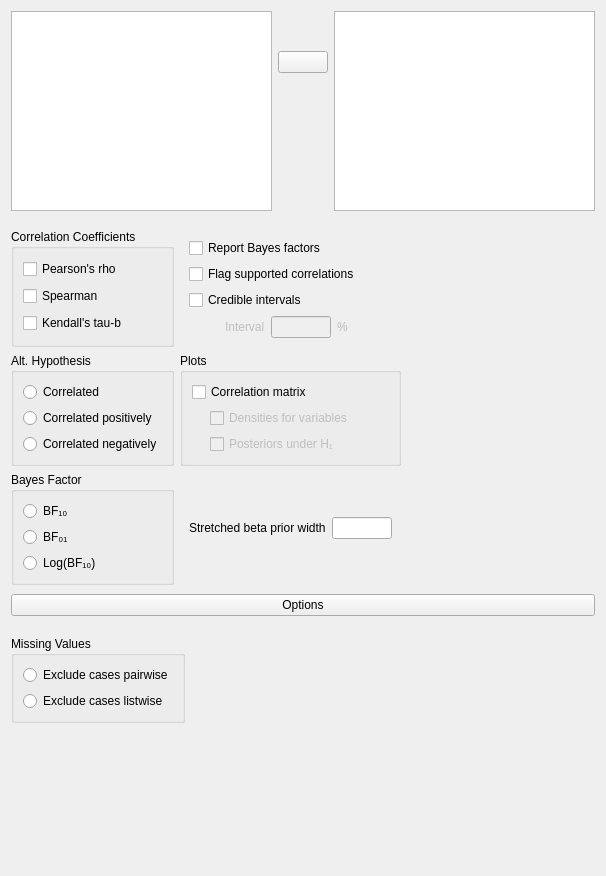
<?xml version="1.0" encoding="UTF-8"?>
<ui version="4.0">
 <class>CorrelationBayesianForm</class>
 <widget class="QWidget" name="CorrelationBayesianForm">
  <property name="geometry">
   <rect>
    <x>0</x>
    <y>0</y>
    <width>606</width>
    <height>876</height>
   </rect>
  </property>
  <property name="sizePolicy">
   <sizepolicy hsizetype="Fixed" vsizetype="Preferred">
    <horstretch>0</horstretch>
    <verstretch>0</verstretch>
   </sizepolicy>
  </property>
  <property name="windowTitle">
   <string>Form</string>
  </property>
  <layout class="QGridLayout" name="gridLayout_10">
   <property name="verticalSpacing">
    <number>0</number>
   </property>
   <item row="0" column="0">
    <widget class="QWidget" name="topWidget" native="true">
     <property name="sizePolicy">
      <sizepolicy hsizetype="Preferred" vsizetype="Fixed">
       <horstretch>0</horstretch>
       <verstretch>0</verstretch>
      </sizepolicy>
     </property>
     <layout class="QGridLayout" name="gridLayout_7">
      <property name="leftMargin">
       <number>0</number>
      </property>
      <property name="topMargin">
       <number>0</number>
      </property>
      <property name="rightMargin">
       <number>0</number>
      </property>
      <property name="verticalSpacing">
       <number>0</number>
      </property>
      <item row="3" column="1">
       <spacer name="verticalSpacer">
        <property name="orientation">
         <enum>Qt::Vertical</enum>
        </property>
        <property name="sizeHint" stdset="0">
         <size>
          <width>20</width>
          <height>40</height>
         </size>
        </property>
       </spacer>
      </item>
      <item row="0" column="2" rowspan="4">
       <widget class="BoundListView" name="variables">
        <property name="sizePolicy">
         <sizepolicy hsizetype="Expanding" vsizetype="Fixed">
          <horstretch>0</horstretch>
          <verstretch>0</verstretch>
         </sizepolicy>
        </property>
        <property name="minimumSize">
         <size>
          <width>0</width>
          <height>200</height>
         </size>
        </property>
        <property name="maximumSize">
         <size>
          <width>16777215</width>
          <height>200</height>
         </size>
        </property>
       </widget>
      </item>
      <item row="2" column="1">
       <widget class="AssignButton" name="assignButton">
        <property name="sizePolicy">
         <sizepolicy hsizetype="Fixed" vsizetype="Fixed">
          <horstretch>0</horstretch>
          <verstretch>0</verstretch>
         </sizepolicy>
        </property>
        <property name="minimumSize">
         <size>
          <width>50</width>
          <height>0</height>
         </size>
        </property>
        <property name="maximumSize">
         <size>
          <width>50</width>
          <height>16777215</height>
         </size>
        </property>
        <property name="text">
         <string/>
        </property>
       </widget>
      </item>
      <item row="0" column="0" rowspan="4">
       <widget class="AvailableFieldsListView" name="availableVariables">
        <property name="sizePolicy">
         <sizepolicy hsizetype="Expanding" vsizetype="Fixed">
          <horstretch>0</horstretch>
          <verstretch>0</verstretch>
         </sizepolicy>
        </property>
        <property name="minimumSize">
         <size>
          <width>0</width>
          <height>200</height>
         </size>
        </property>
        <property name="maximumSize">
         <size>
          <width>16777215</width>
          <height>200</height>
         </size>
        </property>
       </widget>
      </item>
      <item row="1" column="1">
       <spacer name="verticalSpacer_2">
        <property name="orientation">
         <enum>Qt::Vertical</enum>
        </property>
        <property name="sizeType">
         <enum>QSizePolicy::Fixed</enum>
        </property>
        <property name="sizeHint" stdset="0">
         <size>
          <width>20</width>
          <height>40</height>
         </size>
        </property>
       </spacer>
      </item>
     </layout>
    </widget>
   </item>
   <item row="1" column="0">
    <widget class="QWidget" name="optionsWidget" native="true">
     <property name="sizePolicy">
      <sizepolicy hsizetype="Fixed" vsizetype="Preferred">
       <horstretch>0</horstretch>
       <verstretch>0</verstretch>
      </sizepolicy>
     </property>
     <layout class="QGridLayout" name="gridLayout">
      <property name="leftMargin">
       <number>0</number>
      </property>
      <property name="rightMargin">
       <number>0</number>
      </property>
      <property name="bottomMargin">
       <number>0</number>
      </property>
      <item row="0" column="0">
       <widget class="QWidget" name="widget_3" native="true">
        <property name="sizePolicy">
         <sizepolicy hsizetype="Fixed" vsizetype="Preferred">
          <horstretch>0</horstretch>
          <verstretch>0</verstretch>
         </sizepolicy>
        </property>
        <layout class="QGridLayout" name="gridLayout_11">
         <property name="leftMargin">
          <number>0</number>
         </property>
         <property name="topMargin">
          <number>0</number>
         </property>
         <property name="rightMargin">
          <number>0</number>
         </property>
         <property name="bottomMargin">
          <number>0</number>
         </property>
         <item row="0" column="0">
          <widget class="GroupBox" name="groupBox_3">
           <property name="title">
            <string>Correlation Coefficients</string>
           </property>
           <layout class="QGridLayout" name="gridLayout_6">
            <item row="2" column="0">
             <widget class="BoundCheckBox" name="spearman">
              <property name="text">
               <string>Spearman</string>
              </property>
             </widget>
            </item>
            <item row="0" column="0">
             <widget class="BoundCheckBox" name="pearson">
              <property name="text">
               <string>Pearson's rho</string>
              </property>
             </widget>
            </item>
            <item row="3" column="0">
             <widget class="BoundCheckBox" name="kendallsTauB">
              <property name="text">
               <string>Kendall's tau-b</string>
              </property>
             </widget>
            </item>
           </layout>
          </widget>
         </item>
         <item row="0" column="1">
          <widget class="QWidget" name="widget_7" native="true">
           <layout class="QGridLayout" name="gridLayout_5">
            <property name="leftMargin">
             <number>9</number>
            </property>
            <item row="4" column="1">
             <widget class="QWidget" name="ciValueContainer" native="true">
              <property name="enabled">
               <bool>false</bool>
              </property>
              <layout class="QGridLayout" name="gridLayout_4">
               <property name="leftMargin">
                <number>0</number>
               </property>
               <property name="topMargin">
                <number>0</number>
               </property>
               <property name="rightMargin">
                <number>0</number>
               </property>
               <property name="bottomMargin">
                <number>0</number>
               </property>
               <item row="0" column="0">
                <widget class="QWidget" name="widget_8" native="true">
                 <property name="minimumSize">
                  <size>
                   <width>30</width>
                   <height>0</height>
                  </size>
                 </property>
                </widget>
               </item>
               <item row="0" column="3">
                <widget class="QLabel" name="label_2">
                 <property name="text">
                  <string>%</string>
                 </property>
                </widget>
               </item>
               <item row="0" column="2">
                <widget class="BoundTextBox" name="ciValue">
                 <property name="maximumSize">
                  <size>
                   <width>60</width>
                   <height>16777215</height>
                  </size>
                 </property>
                </widget>
               </item>
               <item row="0" column="1">
                <widget class="QLabel" name="label">
                 <property name="text">
                  <string>Interval</string>
                 </property>
                </widget>
               </item>
               <item row="0" column="4">
                <spacer name="horizontalSpacer">
                 <property name="orientation">
                  <enum>Qt::Horizontal</enum>
                 </property>
                 <property name="sizeHint" stdset="0">
                  <size>
                   <width>0</width>
                   <height>20</height>
                  </size>
                 </property>
                </spacer>
               </item>
              </layout>
             </widget>
            </item>
            <item row="1" column="1">
             <widget class="BoundCheckBox" name="reportBayesFactors">
              <property name="text">
               <string>Report Bayes factors</string>
              </property>
             </widget>
            </item>
            <item row="3" column="1">
             <widget class="BoundCheckBox" name="credibleInterval">
              <property name="text">
               <string>Credible intervals</string>
              </property>
             </widget>
            </item>
            <item row="2" column="1">
             <widget class="BoundCheckBox" name="flagSupported">
              <property name="text">
               <string>Flag supported correlations</string>
              </property>
             </widget>
            </item>
           </layout>
          </widget>
         </item>
         <item row="1" column="0">
          <widget class="BoundGroupBox" name="hypothesis">
           <property name="title">
            <string>Alt. Hypothesis</string>
           </property>
           <layout class="QGridLayout" name="gridLayout_3">
            <item row="0" column="0">
             <widget class="QRadioButton" name="_1correlated">
              <property name="text">
               <string>Correlated</string>
              </property>
             </widget>
            </item>
            <item row="2" column="0">
             <widget class="QRadioButton" name="_3correlatedNegatively">
              <property name="text">
               <string>Correlated negatively</string>
              </property>
             </widget>
            </item>
            <item row="1" column="0">
             <widget class="QRadioButton" name="_2correlatedPositively">
              <property name="text">
               <string>Correlated positively</string>
              </property>
             </widget>
            </item>
           </layout>
          </widget>
         </item>
         <item row="2" column="0">
          <widget class="BoundGroupBox" name="bayesFactorType">
           <property name="title">
            <string>Bayes Factor</string>
           </property>
           <layout class="QGridLayout" name="gridLayout_2">
            <item row="0" column="0">
             <widget class="QRadioButton" name="radioButton_1">
              <property name="text">
               <string>BF₁₀</string>
              </property>
             </widget>
            </item>
            <item row="1" column="0">
             <widget class="QRadioButton" name="radioButton_2">
              <property name="text">
               <string>BF₀₁</string>
              </property>
             </widget>
            </item>
            <item row="2" column="0">
             <widget class="QRadioButton" name="radioButton_3">
              <property name="text">
               <string>Log(BF₁₀)</string>
              </property>
             </widget>
            </item>
           </layout>
          </widget>
         </item>
         <item row="1" column="1">
          <widget class="GroupBox" name="correlationMatrixContainer">
           <property name="title">
            <string>Plots</string>
           </property>
           <layout class="QGridLayout" name="gridLayout_13">
            <item row="1" column="0" rowspan="2">
             <widget class="QWidget" name="widget_9" native="true">
              <property name="maximumSize">
               <size>
                <width>12</width>
                <height>16777215</height>
               </size>
              </property>
             </widget>
            </item>
            <item row="1" column="1">
             <widget class="BoundCheckBox" name="plotDensitiesForVariables">
              <property name="enabled">
               <bool>false</bool>
              </property>
              <property name="text">
               <string>Densities for variables</string>
              </property>
             </widget>
            </item>
            <item row="2" column="1">
             <widget class="BoundCheckBox" name="plotPosteriors">
              <property name="enabled">
               <bool>false</bool>
              </property>
              <property name="text">
               <string>Posteriors under H₁</string>
              </property>
             </widget>
            </item>
            <item row="0" column="0" colspan="2">
             <widget class="BoundCheckBox" name="plotCorrelationMatrix">
              <property name="text">
               <string>Correlation matrix</string>
              </property>
             </widget>
            </item>
           </layout>
          </widget>
         </item>
         <item row="2" column="1">
          <widget class="QWidget" name="groupPrior" native="true">
           <layout class="QGridLayout" name="gridLayout_8">
            <item row="0" column="1">
             <widget class="BoundTextBox" name="priorWidth">
              <property name="maximumSize">
               <size>
                <width>60</width>
                <height>16777215</height>
               </size>
              </property>
             </widget>
            </item>
            <item row="0" column="0">
             <widget class="QLabel" name="label_3">
              <property name="text">
               <string>Stretched beta prior width</string>
              </property>
             </widget>
            </item>
            <item row="0" column="2">
             <spacer name="horizontalSpacer_2">
              <property name="orientation">
               <enum>Qt::Horizontal</enum>
              </property>
              <property name="sizeHint" stdset="0">
               <size>
                <width>0</width>
                <height>20</height>
               </size>
              </property>
             </spacer>
            </item>
           </layout>
          </widget>
         </item>
        </layout>
       </widget>
      </item>
     </layout>
    </widget>
   </item>
   <item row="2" column="0">
    <widget class="QWidget" name="verticalWidget" native="true">
     <layout class="QVBoxLayout" name="verticalLayout_2">
      <property name="spacing">
       <number>20</number>
      </property>
      <property name="leftMargin">
       <number>0</number>
      </property>
      <property name="rightMargin">
       <number>0</number>
      </property>
      <property name="bottomMargin">
       <number>3</number>
      </property>
      <item>
       <widget class="ExpanderButton" name="buttonOptions">
        <property name="sizePolicy">
         <sizepolicy hsizetype="Expanding" vsizetype="Fixed">
          <horstretch>0</horstretch>
          <verstretch>0</verstretch>
         </sizepolicy>
        </property>
        <property name="text">
         <string>Options</string>
        </property>
        <property name="checkable">
         <bool>true</bool>
        </property>
       </widget>
      </item>
      <item>
       <widget class="BoundGroupBox" name="missingValues">
        <property name="sizePolicy">
         <sizepolicy hsizetype="Fixed" vsizetype="Preferred">
          <horstretch>0</horstretch>
          <verstretch>0</verstretch>
         </sizepolicy>
        </property>
        <property name="title">
         <string>Missing Values</string>
        </property>
        <property name="flat">
         <bool>true</bool>
        </property>
        <layout class="QGridLayout" name="gridLayout_9">
         <item row="0" column="0">
          <widget class="QRadioButton" name="_1excludePairwise">
           <property name="text">
            <string>Exclude cases pairwise</string>
           </property>
          </widget>
         </item>
         <item row="1" column="0">
          <widget class="QRadioButton" name="_2excludeListwise">
           <property name="text">
            <string>Exclude cases listwise</string>
           </property>
          </widget>
         </item>
        </layout>
       </widget>
      </item>
     </layout>
    </widget>
   </item>
   <item row="3" column="0">
    <spacer name="verticalSpacer_3">
     <property name="orientation">
      <enum>Qt::Vertical</enum>
     </property>
     <property name="sizeHint" stdset="0">
      <size>
       <width>20</width>
       <height>40</height>
      </size>
     </property>
    </spacer>
   </item>
  </layout>
 </widget>
 <customwidgets>
  <customwidget>
   <class>AssignButton</class>
   <extends>QPushButton</extends>
   <header>widgets/assignbutton.h</header>
  </customwidget>
  <customwidget>
   <class>AvailableFieldsListView</class>
   <extends>QListView</extends>
   <header>widgets/availablefieldslistview.h</header>
  </customwidget>
  <customwidget>
   <class>BoundTextBox</class>
   <extends>QLineEdit</extends>
   <header>widgets/boundtextbox.h</header>
  </customwidget>
  <customwidget>
   <class>BoundGroupBox</class>
   <extends>QGroupBox</extends>
   <header>widgets/boundgroupbox.h</header>
   <container>1</container>
  </customwidget>
  <customwidget>
   <class>BoundCheckBox</class>
   <extends>QCheckBox</extends>
   <header>widgets/boundcheckbox.h</header>
  </customwidget>
  <customwidget>
   <class>BoundListView</class>
   <extends>QListView</extends>
   <header>widgets/boundlistview.h</header>
  </customwidget>
  <customwidget>
   <class>GroupBox</class>
   <extends>QGroupBox</extends>
   <header>widgets/groupbox.h</header>
   <container>1</container>
  </customwidget>
  <customwidget>
   <class>ExpanderButton</class>
   <extends>QPushButton</extends>
   <header>widgets/expanderbutton.h</header>
  </customwidget>
 </customwidgets>
 <tabstops>
  <tabstop>availableVariables</tabstop>
  <tabstop>assignButton</tabstop>
  <tabstop>variables</tabstop>
  <tabstop>pearson</tabstop>
  <tabstop>spearman</tabstop>
  <tabstop>kendallsTauB</tabstop>
  <tabstop>reportBayesFactors</tabstop>
  <tabstop>flagSupported</tabstop>
  <tabstop>credibleInterval</tabstop>
  <tabstop>ciValue</tabstop>
  <tabstop>_1correlated</tabstop>
  <tabstop>_2correlatedPositively</tabstop>
  <tabstop>_3correlatedNegatively</tabstop>
  <tabstop>plotCorrelationMatrix</tabstop>
  <tabstop>plotDensitiesForVariables</tabstop>
  <tabstop>plotPosteriors</tabstop>
  <tabstop>radioButton_1</tabstop>
  <tabstop>radioButton_2</tabstop>
  <tabstop>radioButton_3</tabstop>
  <tabstop>priorWidth</tabstop>
  <tabstop>buttonOptions</tabstop>
  <tabstop>_1excludePairwise</tabstop>
  <tabstop>_2excludeListwise</tabstop>
 </tabstops>
 <resources/>
 <connections>
  <connection>
   <sender>plotCorrelationMatrix</sender>
   <signal>toggled(bool)</signal>
   <receiver>plotDensitiesForVariables</receiver>
   <slot>setEnabled(bool)</slot>
   <hints>
    <hint type="sourcelabel">
     <x>416</x>
     <y>449</y>
    </hint>
    <hint type="destinationlabel">
     <x>428</x>
     <y>472</y>
    </hint>
   </hints>
  </connection>
  <connection>
   <sender>plotCorrelationMatrix</sender>
   <signal>toggled(bool)</signal>
   <receiver>plotPosteriors</receiver>
   <slot>setEnabled(bool)</slot>
   <hints>
    <hint type="sourcelabel">
     <x>416</x>
     <y>449</y>
    </hint>
    <hint type="destinationlabel">
     <x>428</x>
     <y>493</y>
    </hint>
   </hints>
  </connection>
  <connection>
   <sender>credibleInterval</sender>
   <signal>toggled(bool)</signal>
   <receiver>ciValueContainer</receiver>
   <slot>setEnabled(bool)</slot>
   <hints>
    <hint type="sourcelabel">
     <x>343</x>
     <y>315</y>
    </hint>
    <hint type="destinationlabel">
     <x>340</x>
     <y>342</y>
    </hint>
   </hints>
  </connection>
 </connections>
</ui>
